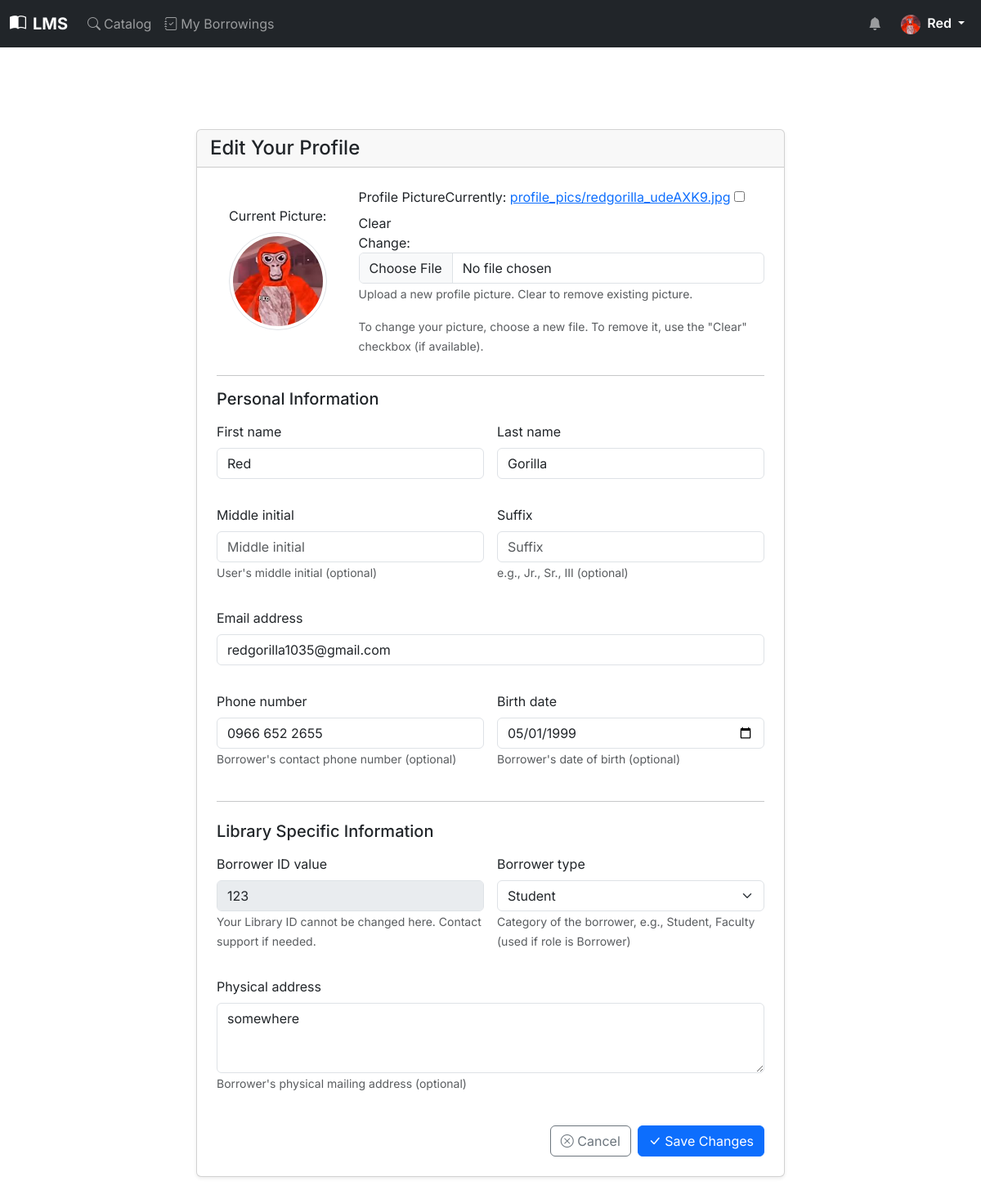
The page /profile/edit/ (signed in) on the database as committed earlier.
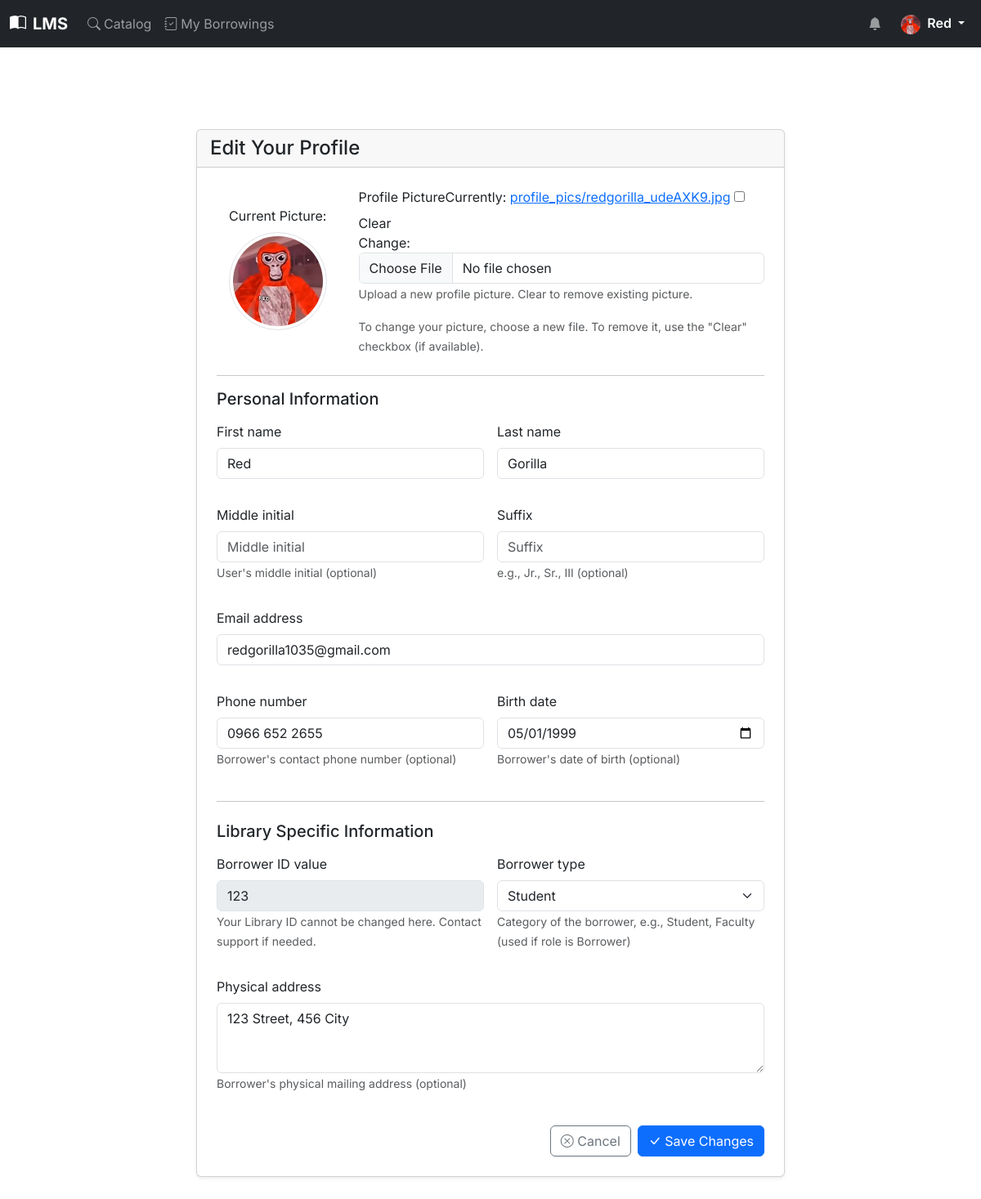
The same page on the database as committed later.
### users/models.py (models this page shows, shortened)
class CustomUser(AbstractUser):
    middle_initial = models.CharField(
        _('middle initial'),
        max_length=10,
        blank=True,
        null=True,
        help_text=_("User's middle initial (optional)")
    )
    suffix = models.CharField(
        _('suffix'),
        max_length=10,
        blank=True,
        null=True,
        help_text=_("e.g., Jr., Sr., III (optional)")
    )
    ROLE_CHOICES = (
        ('BORROWER', _('Borrower')),    # For students and other general library users
        ('LIBRARIAN', _('Librarian')),  # For library staff managing books and circulation
        ('ADMIN', _('Administrator')),  # For system administrators with full access
    )
    role = models.CharField(
        _('role'),
        max_length=20,
        choices=ROLE_CHOICES,
        default='BORROWER',
        help_text=_('The primary role of this user within the library system')
    )
    borrower_id_label = models.CharField(
        _('borrower ID label'),
        max_length=50,
        default="Library ID",
        help_text=_("Label for the borrower's unique identifier (e.g., Student ID, Library Card No.)")
    )
    borrower_id_value = models.CharField(
        _('borrower ID value'),
        max_length=50,
        unique=True,
        null=True,
        blank=True,
        help_text=_("The borrower's unique library identifier value (e.g., 'S12345', 'LC00789')")
    )
    physical_address = models.TextField(
        _('physical address'),
        blank=True,
        null=True,
        help_text=_("Borrower's physical mailing address (optional)")
    )
    birth_date = models.DateField(
        _('birth date'),
        null=True,
        blank=True,
        help_text=_("Borrower's date of birth (optional)")
    )
    phone_number = models.CharField(
        _('phone number'),
        max_length=20,
        blank=True,
        null=True,
        help_text=_("Borrower's contact phone number (optional)")
    )
    profile_picture = models.ImageField(
        _("Profile Picture"),
        upload_to='profile_pics/',
        blank=True,
        null=True,
        help_text=_("Upload a profile picture (optional).")
    )
    favorite_books = models.JSONField(
        _("Favorite Books"),
        default=list,
        blank=True,
        help_text=_("List of favorite book ISBNs with timestamps.")
    )
    BORROWER_TYPE_CHOICES = (
        ('STUDENT', _('Student')),                  # Full-time students
        ('FACULTY', _('Faculty')),                  # Faculty members
        ('STAFF_MEMBER', _('Staff Member')),        # University staff (non-faculty) who are borrowers
        ('ALUMNI', _('Alumni')),                    # Former students who are still borrowers
        ('COMMUNITY', _('Community Member')),       # Other verified local borrowers
        ('OTHER', _('Other Verified Borrower')),    # Other verified borrowers (e.g., local residents, non-student/faculty)
    )
    borrower_type = models.CharField(
        _('borrower type'),
        max_length=30,
        choices=BORROWER_TYPE_CHOICES,
        null=True,
        blank=True,
        help_text=_('Category of the borrower, e.g., Student, Faculty (used if role is Borrower)')
    )
    groups = models.ManyToManyField(
        'auth.Group',
        verbose_name=_('groups'),
        blank=True,
        help_text=_(
            'The groups this user belongs to. A user will get all permissions '
            'granted to each of their groups.'
        ),
        related_name="customuser_groups",
        related_query_name="customuser",
    )
    user_permissions = models.ManyToManyField(
        'auth.Permission',
        verbose_name=_('user permissions'),
        blank=True,
        help_text=_('Specific permissions for this user.'),
        related_name="customuser_permissions",
        related_query_name="customuser",
    )
    class Meta:
        verbose_name = _('User')
        verbose_name_plural = _('Users')
        ordering = ['last_name', 'first_name']

### users/views.py (the view)
# urls.py: path('profile/edit/', views.user_profile_edit_view, name='edit_my_profile'),
@login_required
def user_profile_edit_view(request):
    if request.method == 'POST':
        form = BorrowerProfileUpdateForm(request.POST, request.FILES, instance=request.user)
        if form.is_valid():
            form.save()
            messages.success(request, _('Your profile has been updated successfully.'))
            return redirect('users:my_profile')
        else:
            messages.error(request, _('Please correct the errors below.'))
    else:
        form = BorrowerProfileUpdateForm(instance=request.user)
    context = {
        'form': form,
        'page_title': _('Edit Profile')
    }
    return render(request, 'users/portal/profile_edit_form.html', context)

### users/templates/users/portal/profile_edit_form.html (shortened to what the changed rows need)
{% extends "portal/portal_base.html" %}
{% load static %}
{% load bootstrap5 %}
{% block portal_content %}
<div class="container py-4">
    <div class="row justify-content-center">
        <div class="col-lg-8">
            <div class="card shadow-sm">
                <div class="card-body p-4">
                    <form method="post" enctype="multipart/form-data">
                        <div class="row mb-4 align-items-center">
                            <div class="col-md-3 text-center">
                                <label for="{{ form.profile_picture.id_for_label }}" class="form-label d-block mb-2">Current Picture:</label>
                                {% if form.instance.profile_picture %}
                                    <img src="{{ form.instance.profile_picture.url }}" alt="Current Profile Picture"
                                         class="img-thumbnail rounded-circle mb-2" style="width: 120px; height: 120px; object-fit: cover;">
                                {% else %}
                                    <div class="d-flex justify-content-center align-items-center rounded-circle bg-secondary text-light mb-2 mx-auto"
                                         style="width: 120px; height: 120px;">
                                        <i class="bi bi-person-fill" style="font-size: 4rem;"></i>
                                    </div>
                                {% endif %}
                            </div>
                            <div class="col-md-9">
                                {% bootstrap_field form.profile_picture layout='vertical' sr_class_offset="" wrapper_class="" %}
                            </div>
                        </div>
                        <div class="row g-3">
                            <div class="col-md-6">
                                {% bootstrap_field form.first_name layout='vertical' %}
                            </div>
                            <div class="col-md-6">
                                {% bootstrap_field form.last_name layout='vertical' %}
                            </div>
                            <div class="col-md-6">
                                {% bootstrap_field form.middle_initial layout='vertical' %}
                            </div>
                            <div class="col-md-6">
                                {% bootstrap_field form.suffix layout='vertical' %}
                            </div>
                            <div class="col-12">
                                {% bootstrap_field form.email layout='vertical' %}
                            </div>
                             <div class="col-md-6">
                                {% bootstrap_field form.phone_number layout='vertical' %}
                            </div>
                            <div class="col-md-6">
                                {% bootstrap_field form.birth_date layout='vertical' %}
                            </div>
                        </div>
                         <div class="row g-3">
                            <div class="col-md-6">
                                {% bootstrap_field form.borrower_id_value layout='vertical' %}
                            </div>
                            <div class="col-md-6">
                                {% bootstrap_field form.borrower_type layout='vertical' %}
                            </div>
                            <div class="col-12">
                                {% bootstrap_field form.physical_address layout='vertical' %}
                            </div>
                        </div>
                    </form>
                </div>
            </div>
        </div>
    </div>
</div>
{% endblock portal_content %}

### templates/portal/portal_base.html (shortened to what this page needs)
{% extends "base.html" %}
{% load static %}
{% load bootstrap5 %}
{% block site_nav_items %}
    <ul class="navbar-nav me-auto mb-2 mb-lg-0">
        <li class="nav-item">
            <a class="nav-link {% if request.resolver_match.view_name == 'books:portal_catalog' %}active fw-semibold{% endif %}" href="{% url 'books:portal_catalog' %}">
               <i class="bi bi-search me-1"></i>Catalog
            </a>
        </li>
        {% if user.is_authenticated and not user.is_staff %}
        <li class="nav-item">
            <a class="nav-link {% if request.resolver_match.view_name == 'users:my_borrowings' %}active fw-semibold{% endif %}" href="{% url 'users:my_borrowings' %}">
                <i class="bi bi-journal-check me-1"></i>My Borrowings
            </a>
        </li>
        {% endif %}
    </ul>
    <ul class="navbar-nav ms-auto mb-2 mb-lg-0 align-items-center">
        {% if user.is_authenticated %}
            {% if user.role == 'BORROWER' and not user.is_staff %}
            <li class="nav-item dropdown me-2">
                <a class="nav-link" href="#" id="notificationDropdownToggle" role="button" data-bs-toggle="dropdown" aria-expanded="false" title="Notifications">
                    <i class="bi bi-bell-fill position-relative">
                    </i>
                </a>
            </li>
            {% endif %}
            <li class="nav-item dropdown">
                <a class="nav-link dropdown-toggle {% if 'my_profile' in request.resolver_match.view_name or 'edit_my_profile' in request.resolver_match.view_name or 'password_change' in request.resolver_match.view_name %}active fw-semibold{% endif %}" href="#" id="userProfileDropdownPortal" role="button" data-bs-toggle="dropdown" aria-expanded="false">
                    {% if user.profile_picture %}
                        <img src="{{ user.profile_picture.url }}" alt="{{ user.username }}" class="rounded-circle me-1" style="width: 24px; height: 24px; object-fit: cover;">
                    {% else %}
                        <i class="bi bi-person-circle me-1"></i>
                    {% endif %}
                    {{ user.first_name|default:user.username }}
                </a>
            </li>
        {% endif %}
    </ul>
{% endblock site_nav_items %}
{% block main_container_class %}container py-3 mt-5 pt-3{% endblock %}
{% block content_body %}
    <div class="portal-main-content">
        {% block portal_content %}{% endblock portal_content %}
    </div>
{% endblock content_body %}

Rows that differ between the two databases and show on the page:
changed CustomUser "Red": physical_address "somewhere" → "123 Street, 456 City"
